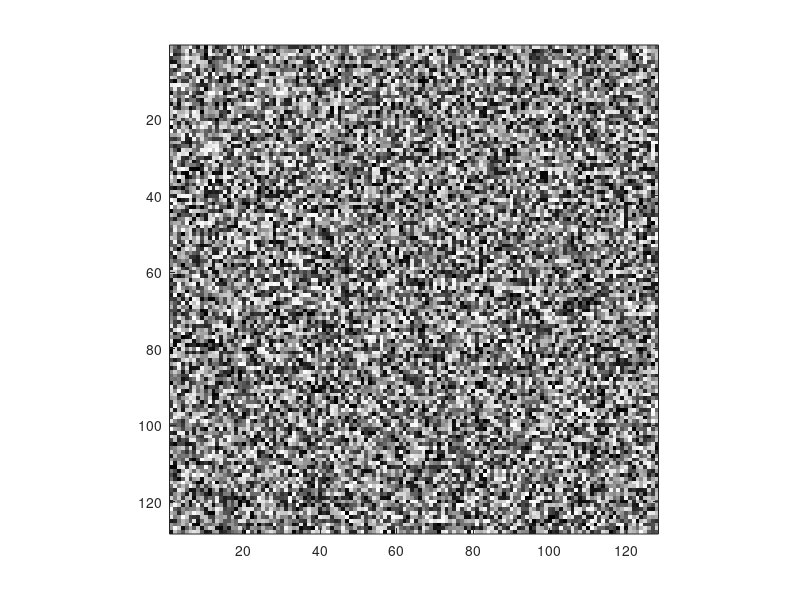
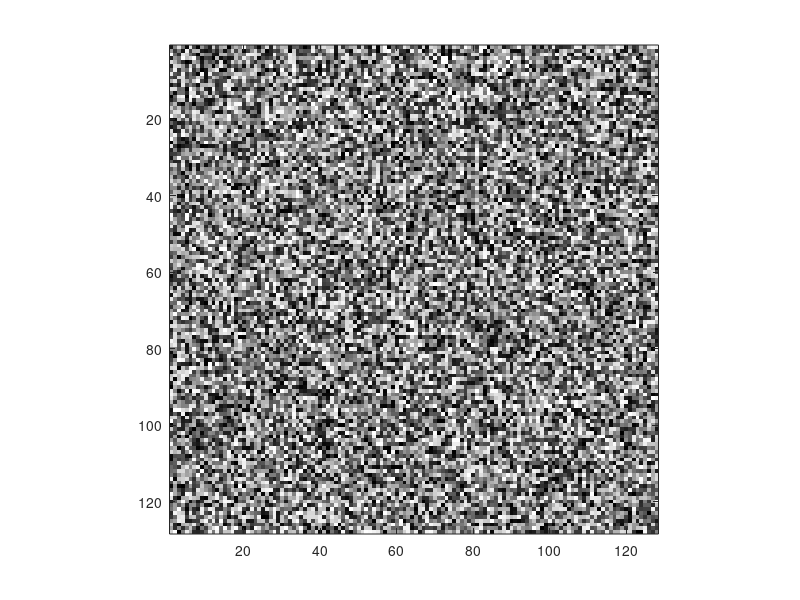
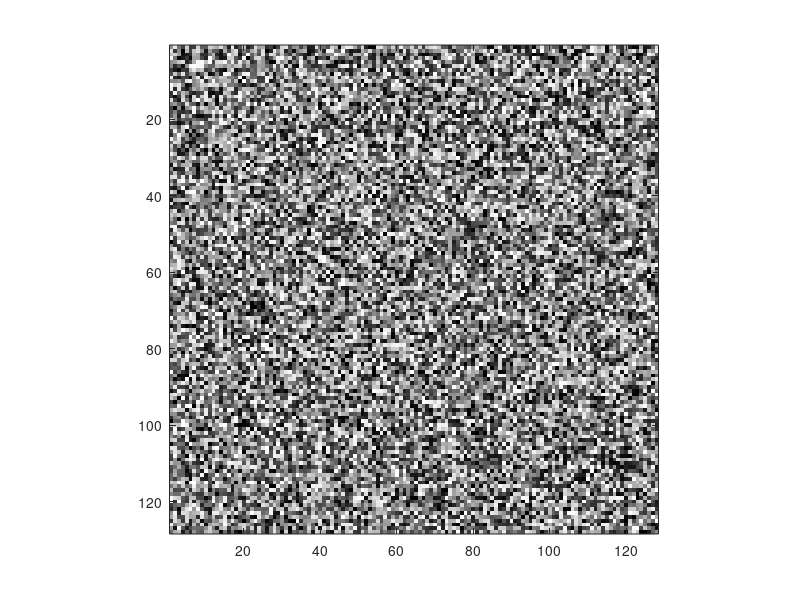
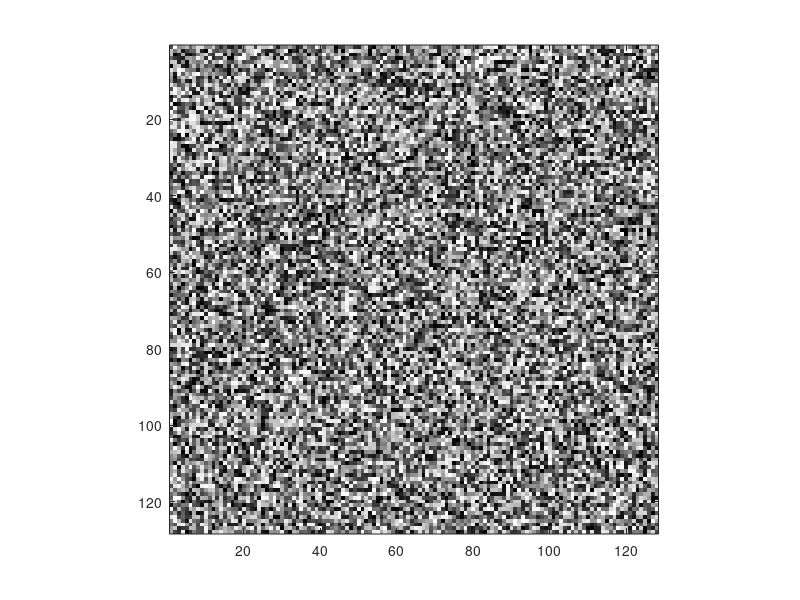

Write MATLAB code to recreate these figures, in order. (Note: this script raises an error after producing the figures.)
clear all; close all;
%!!!!!!!!!!!!!!!!!!!!!!!!!!!!!!!!!!!!!!!!!!!!!!!!!!!!!!!!!!!!!!!!!!!!!!!!!
%Part A: Synthesis
%!!!!!!!!!!!!!!!!!!!!!!!!!!!!!!!!!!!!!!!!!!!!!!!!!!!!!!!!!!!!!!!!!!!!!!!!!

%A.1 Generating Gaussian Noise from Uniform Noise
Nx = 128;
My = 128;
N = Nx * My;
M = 50;

%randomSeeds = randi(500,1,6);
randomseeds = [27,89,193,460,495,239];

img = {};
U = {};

%A.1.1
for i = 1:6
    currrng = rng(randomseeds(i))
    img{i} = rand(Nx, My);
    figure(i);
    imagesc(img{i});
    colormap gray
    axis image;
    U{i} = reshape(img{i}, [N,1]);
end

figure(30);
h = [];
title("U Distributions");
hold on;
h(1) = histogram(reshape(U{1}, [N, 1]), 10, 'DisplayName','u1');
h(2) = histogram(reshape(U{2}, [N, 1]), 10, 'DisplayName','u2');
h(3) = histogram(reshape(U{3}, [N, 1]), 10, 'DisplayName','u3');
h(4) = histogram(reshape(U{4}, [N, 1]), 10, 'DisplayName','u4');
h(5) = histogram(reshape(U{5}, [N, 1]), 10, 'DisplayName','u5');
hold off;
legend(h);

%A.1.2
%SEE ATTACHED DOCUMENT SECTION 2.1

%A.1.3
g = {};
for i = 1:6
    g{i} = zeros([N, 1]);
    for n = 0:(N/2-1)
        g{i}(2*n+1) = sqrt(-2*log(U{i}(2*n+1)))*cos(2*pi*U{i}(2*n+2));
        g{i}(2*n+2) = sqrt(-2*log(U{i}(2*n+1)))*sin(2*pi*U{i}(2*n+2));
    end
    stats = [mean(g{i}) std(g{i}) var(g{i})]
end

figure(31);
h = [];
title("g Distributions");
hold on;
h(1) = histogram(reshape(g{1}, [N, 1]), 10, 'DisplayName','g1');
h(2) = histogram(reshape(g{2}, [N, 1]), 10, 'DisplayName','g2');
h(3) = histogram(reshape(g{3}, [N, 1]), 10, 'DisplayName','g3');
h(4) = histogram(reshape(g{4}, [N, 1]), 10, 'DisplayName','g4');
h(5) = histogram(reshape(g{5}, [N, 1]), 10, 'DisplayName','g5');
hold off;
legend(h);

%A.1.4
s = {};
for i = 1:5
    s{i} = zeros([N, 1]);
    for n = 1:i+1
        s{i} = s{i} + U{n}
    end

    s{i} = reshape(s{i}, [Nx,My]);
%     figure(i);
%     imagesc(s{i});
%     colormap gray
%     axis image;
end

%A.2 Generating Control Noise from Deterministic Data
%A.2.1
targetSelectionBmp = double(imread('Target/target0.bmp'));
Ar=targetSelectionBmp(:,:,1);
Ag=targetSelectionBmp(:,:,2);
Ab=targetSelectionBmp(:,:,3);
targetSelection=(Ar+Ag+Ab)/3;
clutterSelectionBmp = double(imread('Clutter/Clutter0.bmp'));
Ar=clutterSelectionBmp(:,:,1);
Ag=clutterSelectionBmp(:,:,2);
Ab=clutterSelectionBmp(:,:,3);
clutterSelection=(Ar+Ag+Ab)/3;

Ht = abs(fft2(targetSelection));
Hc = abs(fft2(clutterSelection));

figure(1);
imagesc(abs(ifftshift(Ht)));
title('Shifted fft of Target Image');
colormap gray
axis image;

figure(2);
imagesc(abs(ifftshift(Hc)));
title('Shifted fft of Clutter Image');
colormap gray
axis image;


%A.2.2
At = 0 + (2*pi-0).*rand(N,1);
Ac = 0 + (2*pi-0).*rand(N,1);

Ht = reshape(Ht, [N,1]);
Hc = reshape(Hc, [N,1]);

for i = 1:N
    At(i) = Ht(i)*exp(j*At(i));
    Ac(i) = Hc(i)*exp(j*Ac(i));
end

At = reshape(At, [Nx,My]);
Ac = reshape(Ac, [Nx,My]);
Ht = reshape(Ht, [Nx,My]);
Hc = reshape(Hc, [Nx,My]);

%apply symmetry rules
for n = 1:My
    for m = 1:Nx
        if (m == 1 && n > My/2)
            n1 = 2+My-n;            
            At(m,n) = real(At(m,n1))-1i*imag(At(m,n1));
            Ac(m,n) = real(Ac(m,n1))-1i*imag(Ac(m,n1));
        end
        if (n == 1 && m > Nx/2)
            m1 = 2+Nx-m;
            At(m,n) = real(At(m1,n))-1i*imag(At(m1,n));
            Ac(m,n) = real(Ac(m1,n))-1i*imag(Ac(m1,n));
        end
    end
end

imageTarget2 = ifft2(At, 'symmetric');
imageClutter2 = ifft2(Ac, 'symmetric');

figure(3);
imagesc(imageTarget2);
title('Uniform Control Noise From Target Image');
colormap gray
axis image;

figure(4);
imagesc(imageClutter2);
title('Uniform Control Noise From Clutter Image');
colormap gray
axis image;


%A.2.3
gt = normrnd(0, 1, [N,1]);
stats = [mean(gt) std(gt) var(gt)]
gc = normrnd(0, 1, [N,1]);
stats = [mean(gc) std(gc) var(gc)]
gt = reshape(gt, [Nx,My]);
gc = reshape(gc, [Nx,My]);

Gt = fft2(gt).*Ht;
Gc = fft2(gc).*Hc;

%apply symmetry rules
for n = 1:My
    for m = 1:Nx
        if (m == 1 && n > My/2)
            n1 = 2+My-n;            
            Gt(m,n) = real(Gt(m,n1))-1i*imag(Gt(m,n1));
            Gc(m,n) = real(Gc(m,n1))-1i*imag(Gc(m,n1));
        end
        if (n == 1 && m > Nx/2)
            m1 = 2+Nx-m;
            Gt(m,n) = real(Gt(m1,n))-1i*imag(Gt(m1,n));
            Gc(m,n) = real(Gc(m1,n))-1i*imag(Gc(m1,n));
        end
    end
end

imageTarget3 = ifft2(Gt, 'symmetric');
imageClutter3 = ifft2(Gc, 'symmetric');

figure(5);
imagesc(imageTarget3);
title('Normal Control Noise From Target Image');
colormap gray
axis image;

figure(6);
imagesc(imageClutter3);
title('Normal Control Noise From Clutter Image');
colormap gray
axis image;

%A.2.4
imageTarget2PSD = log10(abs(fftshift(fft2(double(255*mat2gray(imageTarget2))))).^2);
imageClutter2PSD = log10(abs(fftshift(fft2(double(255*mat2gray(imageClutter2))))).^2);
imageTarget3PSD = log10(abs(fftshift(fft2(double(255*mat2gray(imageTarget3))))).^2);
imageClutter3PSD = log10(abs(fftshift(fft2(double(255*mat2gray(imageClutter3))))).^2);
HtPSD = log10(abs(fftshift(fft2(double(255*mat2gray(targetSelection))))).^2);
HcPSD = log10(abs(fftshift(fft2(double(255*mat2gray(clutterSelection))))).^2);

imageTarget2AutoCorr = normxcorr2(double(255*mat2gray(imageTarget2)), double(255*mat2gray(imageTarget2)));
imageClutter2AutoCorr = normxcorr2(double(255*mat2gray(imageClutter2)), double(255*mat2gray(imageClutter2)));
imageTarget3AutoCorr = normxcorr2(double(255*mat2gray(imageTarget3)), double(255*mat2gray(imageTarget3)));
imageClutter3AutoCorr = normxcorr2(double(255*mat2gray(imageClutter3)), double(255*mat2gray(imageClutter3)));
HtAutoCorr = normxcorr2(double(255*mat2gray(targetSelection)), double(255*mat2gray(targetSelection)));
HcAutoCorr = normxcorr2(double(255*mat2gray(clutterSelection)), double(255*mat2gray(clutterSelection)));


figure(7);
imagesc(imageTarget2PSD);
title('Filtered At PSD');
colormap gray
axis image;

figure(8);
imagesc(imageClutter2PSD);
title('Filtered Ac PSD');
colormap gray
axis image;

figure(9);
imagesc(imageTarget3PSD);
title('Filtered gt PSD');
colormap gray
axis image;

figure(10);
imagesc(imageClutter3PSD);
title('Filtered gc PSD');
colormap gray
axis image;

figure(17);
imagesc(HtPSD);
title('Ht PSD');
colormap gray
axis image;

figure(18);
imagesc(HcPSD);
title('Hc PSD');
colormap gray
axis image;

immse(imageTarget3PSD, imageTarget2PSD)
immse(imageClutter3PSD, imageClutter2PSD)
immse(imageTarget3PSD, HtPSD)
immse(imageClutter3PSD, HcPSD)
immse(HtPSD, imageTarget2PSD)
immse(HcPSD, imageClutter2PSD)

immse(imageTarget3AutoCorr, imageTarget2AutoCorr)
immse(imageClutter3AutoCorr, imageClutter2AutoCorr)
immse(imageTarget3AutoCorr, HtAutoCorr)
immse(imageClutter3AutoCorr, HcAutoCorr)
immse(HtAutoCorr, imageTarget2AutoCorr)
immse(HcAutoCorr, imageClutter2AutoCorr)
%SEE ATTACHED DOCUMENT 




%!!!!!!!!!!!!!!!!!!!!!!!!!!!!!!!!!!!!!!!!!!!!!!!!!!!!!!!!!!!!!!!!!!!!!!!!!
%Part B: Analysis
%!!!!!!!!!!!!!!!!!!!!!!!!!!!!!!!!!!!!!!!!!!!!!!!!!!!!!!!!!!!!!!!!!!!!!!!!!

%B.1.a
tI = {};
tI{1} = g{1} + 2;
tI{2} = g{2} + 3;
tI{3} = g{3} + 4;

cI = {};
cI{1} = g{4} + 1;
cI{2} = g{5} + 1;
cI{3} = g{6} + 1;

%B.1.b
t ={};
t{1} = 4.*g{1} + g{2} + 2.*g{3} + 28;
t{2} = 2.*g{1} + 4.*g{2} + g{3} + 10;
t{3} = 2.*g{1} + g{2} + 4.*g{3} + 21;

c = {};
c{1} = 4.*g{4} + 2.*g{5} + g{6} + 7;
c{2} = g{4} + 4.*g{5} + 2.*g{6} + 7;
c{3} = 2.*g{4} + g{5} + 4.*g{6} + 7;

%B.2

figure(11);
h = [];
title("PlotB - 1 - Gray Image Intensity");
hold on;
H = hist(double(255*mat2gray(U{1})), M);
h(1) = plot(H, 'DisplayName','u1');
H = hist(double(255*mat2gray(g{1})), M);
h(2) = plot(H, 'DisplayName','g1');
hold off;
legend(h);

figure(32);
h = [];
title("PlotB - 1 - Value Histogram");
hold on;
h(1) = histogram(U{1}, M, 'DisplayName','u1');
h(2) = histogram(g{1}, M, 'DisplayName','g1');
hold off;
legend(h);

figure(12);
h = [];
title("PlotB - 2 - Gray Image Intensity");
hold on;
H = hist(double(255*mat2gray(reshape(s{1}, [N, 1]))), M);
h(1) = plot(H, 'DisplayName','s1');
H = hist(double(255*mat2gray(reshape(s{2}, [N, 1]))), M);
h(2) = plot(H, 'DisplayName','s2');
H = hist(double(255*mat2gray(reshape(s{3}, [N, 1]))), M);
h(3) = plot(H, 'DisplayName','s3');
H = hist(double(255*mat2gray(reshape(s{4}, [N, 1]))), M);
h(4) = plot(H, 'DisplayName','s4');
H = hist(double(255*mat2gray(reshape(s{5}, [N, 1]))), M);
h(5) = plot(H, 'DisplayName','s5');
hold off;
legend(h);

figure(33);
h = [];
title("PlotB - 2 - Value Histogram");
hold on;
h(1) = histogram(s{1}, M, 'DisplayName','s1');
h(2) = histogram(s{2}, M, 'DisplayName','s2');
h(3) = histogram(s{3}, M, 'DisplayName','s3');
h(4) = histogram(s{4}, M, 'DisplayName','s4');
h(5) = histogram(s{5}, M, 'DisplayName','s5');
hold off;
legend(h);

figure(13);
h = [];
title("PlotB - 3 - Gray Image Intensity");
hold on;
H = hist(double(255*mat2gray(tI{1})), M);
h(1) = plot(H, 'DisplayName','tI1');
H = hist(double(255*mat2gray(cI{1})), M);
h(2) = plot(H, 'DisplayName','cI1');
hold off;
legend(h);

figure(25);
h = [];
title("PlotB - 3 - Value Histogram");
hold on;
h(1) =  histogram(tI{1}, M, 'DisplayName','tI1');
h(2) =  histogram(cI{1}, M, 'DisplayName','cI1');
hold off;
legend(h);

figure(14);
h = [];
title("PlotB - 4 - Gray Iamge Intensity");
hold on;
H = hist(double(255*mat2gray(tI{2})), M);
h(1) = plot(H, 'DisplayName','tI2');
H = hist(double(255*mat2gray(cI{2})), M);
h(2) = plot(H, 'DisplayName','cI2');
hold off;
legend(h);

figure(26);
h = [];
title("PlotB - 4 - Value Histogram");
hold on;
h(1) =  histogram(tI{2}, M, 'DisplayName','tI2');
h(2) =  histogram(cI{2}, M, 'DisplayName','cI2');
hold off;
legend(h);

figure(15);
h = [];
title("PlotB - 5 - Gray Iamge Intensity");
hold on;
H = hist(double(255*mat2gray(tI{3})), M);
h(1) = plot(H, 'DisplayName','tI3');
H = hist(double(255*mat2gray(cI{3})), M);
h(2) = plot(H, 'DisplayName','cI3');
hold off;
legend(h);

figure(27);
h = [];
title("PlotB - 5 - Value Histogram");
hold on;
h(1) =  histogram(tI{3}, M, 'DisplayName','tI3');
h(2) =  histogram(cI{3}, M, 'DisplayName','cI3');
hold off;
legend(h);

%B.3
Kt = zeros(3,3);
for i = 1:3
    for j = 1:3
        mu_n(1:N,1) = mean(t{j});
        mu_m(1:N,1) = mean(t{i});
        Kt(i,j) = (1/(N-1))*(t{i}-mu_m)'*(t{j}-mu_n);
    end
end

Kc = zeros(3,3);
for i = 1:3
    for j = 1:3
        mu_n(1:N,1) = mean(c{j});
        mu_m(1:N,1) = mean(c{i});
        Kc(i,j) = (1/(N-1))*(c{i}-mu_m)'*(c{j}-mu_n);
    end
end

KtI = zeros(3,3);
for i = 1:3
    for j = 1:3
        mu_n(1:N,1) = mean(tI{j});
        mu_m(1:N,1) = mean(tI{i});
        KtI(i,j) = (1/(N-1))*(tI{i}-mu_m)'*(tI{j}-mu_n);
    end
end

KcI = zeros(3,3);
for i = 1:3
    for j = 1:3
        mu_n(1:N,1) = mean(cI{j});
        mu_m(1:N,1) = mean(cI{i});
        KcI(i,j) = (1/(N-1))*(cI{i}-mu_m)'*(cI{j}-mu_n);
    end
end


%B.4
mu_t = zeros(3,1);
mu_t(1) = mean(tI{1});
mu_t(2) = mean(tI{2});
mu_t(3) = mean(tI{3});

mu_c = zeros(3,1);
mu_c(1) = mean(cI{1});
mu_c(2) = mean(cI{2});
mu_c(3) = mean(cI{3});


%B.5

tempTargCopy = targetSelection(:);
%flush out zeros so we can get a good look at the rest of the
%image that is not zeros.
nonzeroIndices = tempTargCopy > 0;
tempTargCopy = tempTargCopy(nonzeroIndices);

tempNoiseCopy = imageTarget3(:);
%normalize to grayscale
tempNoiseCopy = double(255*mat2gray(tempNoiseCopy));
%flush out zeros so we can get a good look at the rest of the
%image that is not zeros.
nonzeroIndices = tempNoiseCopy > 0;
tempNoiseCopy = tempNoiseCopy(nonzeroIndices);

%plot the two on the same figure
figure(16);
h = [];
hold on;
%tempH1 = hist(tempTargCopy, M);
tempH1 = histogram(tempTargCopy, M, 'Normalization','probability', 'DisplayName','target0 Intensity');
%tempH2 = hist(tempNoiseCopy, M);
tempH2 = histogram(tempNoiseCopy, M, 'Normalization','probability', 'DisplayName','control noise Intensity');
h(1) = tempH1;
h(2) = tempH2;
%h(1) = plot(tempH1, 'DisplayName','target0 Intensity');
%h(2) = plot(tempH2, 'DisplayName','control noise Intensity');
title("Target and Control Noise Intensity Histograms");
hold off;
legend(h);

%SEE ATTACHED DOCUMENT 




%!!!!!!!!!!!!!!!!!!!!!!!!!!!!!!!!!!!!!!!!!!!!!!!!!!!!!!!!!!!!!!!!!!!!!!!!!
%Part C: Detection and Discrimination
%!!!!!!!!!!!!!!!!!!!!!!!!!!!!!!!!!!!!!!!!!!!!!!!!!!!!!!!!!!!!!!!!!!!!!!!!!

%C.1
%find Ji for tIi and cIi
JI = {};
for i = 1:3
    sig_t_squared = 0;
    sig_c_squared = 0;
    
    for j = 1:N
        sig_t_squared = sig_t_squared + (tI{i}(j) - mu_t(i))^2;
        sig_c_squared = sig_c_squared + (cI{i}(j) - mu_c(i))^2;
    end
    sig_t_squared = sig_t_squared*(1/(N-1));
    sig_c_squared = sig_c_squared*(1/(N-1));
    
    JI{i} = (mu_t(i) - mu_c(i))^2/(sig_t_squared + sig_c_squared);
end

%find Ji for ti and ci
mu_t_notI = zeros(3,1);
mu_t_notI(1) = mean(t{1});
mu_t_notI(2) = mean(t{2});
mu_t_notI(3) = mean(t{3});

mu_c_notI = zeros(3,1);
mu_c_notI(1) = mean(c{1});
mu_c_notI(2) = mean(c{2});
mu_c_notI(3) = mean(c{3});
J = {};
for i = 1:3
    sig_t_squared = 0;
    sig_c_squared = 0;
    
    for j = 1:N
        sig_t_squared = sig_t_squared + (t{i}(j) - mu_t_notI(i))^2;
        sig_c_squared = sig_c_squared + (c{i}(j) - mu_c_notI(i))^2;
    end
    sig_t_squared = sig_t_squared*(1/(N-1));
    sig_c_squared = sig_c_squared*(1/(N-1));
    
    J{i} = (mu_t_notI(i) - mu_c_notI(i))^2/(sig_t_squared + sig_c_squared);
end

%C.2
%C.2.a
%forming MLR test with tI{3} and cI{3} as they correspond to the largest J
%value
K_avg = (KtI(3,3)+KcI(3,3))./2;
mu_t_sample = mu_t(3);
mu_c_sample = mu_c(3);
eta = 0.5*(mu_t_sample'*inv(K_avg)*mu_t_sample - mu_c_sample'*inv(K_avg)*mu_c_sample);
I_one_rvs_target_response = [];
I_one_rvs_clutter_response = [];
I_one_rvs_prob_false_alarm = 0;
I_one_rvs_prob_miss = 0;
for i = 1:N
    currTargetCalc = tI{3}(i)'*(inv(K_avg)*(mu_t_sample - mu_c_sample));
    currClutterCalc = cI{3}(i)'*(inv(K_avg)*(mu_t_sample - mu_c_sample));
    I_one_rvs_target_response = horzcat(I_one_rvs_target_response, currTargetCalc);
    I_one_rvs_clutter_response = horzcat(I_one_rvs_clutter_response, currClutterCalc);
    
    if currTargetCalc < eta
        I_one_rvs_prob_miss = I_one_rvs_prob_miss + 1;
    end
    if currClutterCalc > eta
        I_one_rvs_prob_false_alarm = I_one_rvs_prob_false_alarm + 1;
    end
end
I_one_rvs_prob_false_alarm = I_one_rvs_prob_false_alarm / N;
I_one_rvs_prob_miss = I_one_rvs_prob_miss / N;
I_one_rvs_prob_error = I_one_rvs_prob_false_alarm + I_one_rvs_prob_miss;
I_one_rvs_decision_boundary(1,1:N) = eta;

%"dumb" minimization loop to look for MPE(an improvised minimum walking algorithm)
test_eta = [eta];
Prob_errors = [I_one_rvs_prob_error];
for i = 1:5
    degree = 10^-i;
    
    %carry over old candidates
    new_test_eta = test_eta;
    new_Prob_errors = Prob_errors;
    
    for k = 1:length(test_eta)
        currEta = test_eta(k);
        % test back walk
        for j = 1:10
            check_eta = currEta-j*degree;
            new_test_eta = horzcat(new_test_eta, check_eta);

            test_back = (sum(I_one_rvs_target_response < check_eta)+sum(I_one_rvs_clutter_response > check_eta))/N;
            new_Prob_errors = horzcat(new_Prob_errors, test_back);
        end

        %test forward walk
        for j = 1:10
            check_eta = currEta+j*degree;
            new_test_eta = horzcat(new_test_eta, check_eta);
            test_forward = (sum(I_one_rvs_target_response < check_eta)+sum(I_one_rvs_clutter_response > check_eta))/N; 
            new_Prob_errors = horzcat(new_Prob_errors, test_forward);
        end

        %take our 10 best candidates
        [Prob_errors, errorSort] = sort(new_Prob_errors);
        test_eta = new_test_eta(errorSort);
        if (length(test_eta) > 10)
           Prob_errors = Prob_errors(1:10);
           test_eta = test_eta(1:10);
        end
    end
end
I_one_rvs_min_prob_error = Prob_errors(1);
I_one_rvs_decision_boundary_MPE(1,1:N) = test_eta(1);
sprintf("Probabiliy hunting for one independent r.v.s. found a MPE of %f at a boundary of %f compared to the orginal guess eta of %f's PE of %f",I_one_rvs_min_prob_error, test_eta(1), eta, I_one_rvs_prob_error)



%forming MLR test with tI{2}, tI{3}, cI{2}, and cI{3} as they correspond to the two largest J
%values
K_avg = (KtI(2:3,2:3)+KcI(2:3,2:3))./2;
mu_t_sample = mu_t(2:3);
mu_c_sample = mu_c(2:3);
eta = 0.5*(mu_t_sample'*inv(K_avg)*mu_t_sample - mu_c_sample'*inv(K_avg)*mu_c_sample);
I_two_rvs_target_response = [];
I_two_rvs_clutter_response = [];
t_sample = [tI{2} tI{3}]';
c_sample = [cI{2} cI{3}]';
I_two_rvs_prob_false_alarm = 0;
I_two_rvs_prob_miss = 0;
for i = 1:N
    currTargetCalc =  t_sample(:,i)'*(inv(K_avg)*(mu_t_sample - mu_c_sample));
    currClutterCalc = c_sample(:,i)'*(inv(K_avg)*(mu_t_sample - mu_c_sample));
    I_two_rvs_target_response = horzcat(I_two_rvs_target_response, currTargetCalc);
    I_two_rvs_clutter_response = horzcat(I_two_rvs_clutter_response, currClutterCalc);

    if currTargetCalc < eta
        I_two_rvs_prob_miss = I_two_rvs_prob_miss + 1;
    end
    if currClutterCalc > eta
        I_two_rvs_prob_false_alarm = I_two_rvs_prob_false_alarm + 1;
    end
end
I_two_rvs_prob_false_alarm = I_two_rvs_prob_false_alarm / N;
I_two_rvs_prob_miss = I_two_rvs_prob_miss / N;
I_two_rvs_prob_error = I_two_rvs_prob_false_alarm + I_two_rvs_prob_miss;
I_two_rvs_decision_boundary(1,1:N) = eta;

%"dumb" minimization loop to look for MPE(an improvised minimum walking algorithm)
test_eta = [eta];
Prob_errors = [I_two_rvs_prob_error];
for i = 1:5
    degree = 10^-i;
    
    %carry over old candidates
    new_test_eta = test_eta;
    new_Prob_errors = Prob_errors;
    
    for k = 1:length(test_eta)
        currEta = test_eta(k);
        % test back walk
        for j = 1:10
            check_eta = currEta-j*degree;
            new_test_eta = horzcat(new_test_eta, check_eta);

            test_back = (sum(I_two_rvs_target_response < check_eta)+sum(I_two_rvs_clutter_response > check_eta))/N;
            new_Prob_errors = horzcat(new_Prob_errors, test_back);
        end

        %test forward walk
        for j = 1:10
            check_eta = currEta+j*degree;
            new_test_eta = horzcat(new_test_eta, check_eta);
            test_forward = (sum(I_two_rvs_target_response < check_eta)+sum(I_two_rvs_clutter_response > check_eta))/N; 
            new_Prob_errors = horzcat(new_Prob_errors, test_forward);
        end

        %take our 10 best candidates
        [Prob_errors, errorSort] = sort(new_Prob_errors);
        test_eta = new_test_eta(errorSort);
        if (length(test_eta) > 10)
           Prob_errors = Prob_errors(1:10);
           test_eta = test_eta(1:10);
        end
    end
end
I_two_rvs_min_prob_error = Prob_errors(1);
I_two_rvs_decision_boundary_MPE(1,1:N) = test_eta(1);
sprintf("Probabiliy hunting for two independent r.v.s. found a MPE of %f at a boundary of %f compared to the orginal guess eta of %f's PE of %f",I_two_rvs_min_prob_error, test_eta(1), eta, I_two_rvs_prob_error)


%forming MLR test with tI and cI
K_avg = (KtI+KcI)./2;
mu_t_sample = mu_t(1:3);
mu_c_sample = mu_c(1:3);
eta = 0.5*(mu_t_sample'*inv(K_avg)*mu_t_sample - mu_c_sample'*inv(K_avg)*mu_c_sample);
I_three_rvs_target_response = [];
I_three_rvs_clutter_response = [];
t_sample = [tI{1} tI{2} tI{3}]';
c_sample = [cI{1} cI{2} cI{3}]';
I_three_rvs_prob_false_alarm = 0;
I_three_rvs_prob_miss = 0;
for i = 1:N
    currTargetCalc =  t_sample(:,i)'*(inv(K_avg)*(mu_t_sample - mu_c_sample));
    currClutterCalc = c_sample(:,i)'*(inv(K_avg)*(mu_t_sample - mu_c_sample));
    I_three_rvs_target_response = horzcat(I_three_rvs_target_response, currTargetCalc);
    I_three_rvs_clutter_response = horzcat(I_three_rvs_clutter_response,currClutterCalc);
    
    if currTargetCalc < eta
        I_three_rvs_prob_miss = I_three_rvs_prob_miss + 1;
    end
    if currClutterCalc > eta
        I_three_rvs_prob_false_alarm = I_three_rvs_prob_false_alarm + 1;
    end
end
I_three_rvs_prob_false_alarm = I_three_rvs_prob_false_alarm / N;
I_three_rvs_prob_miss = I_three_rvs_prob_miss / N;
I_three_rvs_prob_error = I_three_rvs_prob_false_alarm + I_three_rvs_prob_miss;
I_three_rvs_decision_boundary(1,1:N) = eta;

%"dumb" minimization loop to look for MPE(an improvised minimum walking algorithm)
test_eta = [eta];
Prob_errors = [I_three_rvs_prob_error];
for i = 1:5
    degree = 10^-i;
    
    %carry over old candidates
    new_test_eta = test_eta;
    new_Prob_errors = Prob_errors;
    
    for k = 1:length(test_eta)
        currEta = test_eta(k);
        % test back walk
        for j = 1:10
            check_eta = currEta-j*degree;
            new_test_eta = horzcat(new_test_eta, check_eta);

            test_back = (sum(I_three_rvs_target_response < check_eta)+sum(I_three_rvs_clutter_response > check_eta))/N;
            new_Prob_errors = horzcat(new_Prob_errors, test_back);
        end

        %test forward walk
        for j = 1:10
            check_eta = currEta+j*degree;
            new_test_eta = horzcat(new_test_eta, check_eta);
            test_forward = (sum(I_three_rvs_target_response < check_eta)+sum(I_three_rvs_clutter_response > check_eta))/N; 
            new_Prob_errors = horzcat(new_Prob_errors, test_forward);
        end

        %take our 10 best candidates
        [Prob_errors, errorSort] = sort(new_Prob_errors);
        test_eta = new_test_eta(errorSort);
        if (length(test_eta) > 10)
           Prob_errors = Prob_errors(1:10);
           test_eta = test_eta(1:10);
        end
    end
end
I_three_rvs_min_prob_error = Prob_errors(1);
I_three_rvs_decision_boundary_MPE(1,1:N) = test_eta(1);
sprintf("Probabiliy hunting for three independent r.v.s. found a MPE of %f at a boundary of %f compared to the orginal guess eta of %f's PE of %f",I_three_rvs_min_prob_error, test_eta(1), eta, I_three_rvs_prob_error)


figure(19);
h = [];
h(1) = plot(I_one_rvs_target_response, 'DisplayName', 'target reponse');
hold on
h(2) = plot(I_one_rvs_clutter_response, 'DisplayName', 'clutter reponse');
h(3) = plot(I_one_rvs_decision_boundary, 'DisplayName', 'Original Guess Decision Boundary');
h(4) = plot(I_one_rvs_decision_boundary_MPE, 'DisplayName', 'MPE Decision Boundary');
hold off;
title('i.i.d - one r.v MLR discriminator Clutter and Target Responses (using tI and cI)');
axis([0 inf -10 35]);
legend(h);

figure(20);
h = [];
h(1) = plot(I_two_rvs_target_response, 'DisplayName', 'target reponse');
hold on
h(2) = plot(I_two_rvs_clutter_response, 'DisplayName', 'clutter reponse');
h(3) = plot(I_two_rvs_decision_boundary, 'DisplayName', 'Original Guess Decision Boundary');
h(4) = plot(I_two_rvs_decision_boundary_MPE, 'DisplayName', 'MPE Decision Boundary');
hold off;
title('i.i.d - two r.v.s MLR discriminator Clutter and Target Responses (using tI and cI)');
axis([0 inf -10 35]);
legend(h);

figure(21);
h = [];
h(1) = plot(I_three_rvs_target_response, 'DisplayName', 'target reponse');
hold on
h(2) = plot(I_three_rvs_clutter_response, 'DisplayName', 'clutter reponse');
h(3) = plot(I_three_rvs_decision_boundary, 'DisplayName', 'Original Guess Decision Boundary');
h(4) = plot(I_three_rvs_decision_boundary_MPE, 'DisplayName', 'MPE Decision Boundary');
hold off;
title('i.i.d - three r.v.s MLR discriminator Clutter and Target Responses (using tI and cI)');
axis([0 inf -10 35]);
legend(h);


figure(28);
h = [];
h(1) = bar([1 2 3],[I_one_rvs_min_prob_error I_two_rvs_min_prob_error I_three_rvs_min_prob_error], 'DisplayName', 'MPE');
hold on;
h(2) = bar([1 2 3],[I_one_rvs_prob_error I_two_rvs_prob_error I_three_rvs_prob_error], 'DisplayName', 'PE''s under original guess eta', 'FaceColor', 'none', 'EdgeColor', 'red');
hold off;
title('MPE for using 1, 2, and 3 r.v.s for the i.i.d data');
legend(h);
axis([0 inf 0 0.15]);

%C.2.b
%forming MLR test with t{1} and c{1} as they correspond to the largest J
%value
Kc_sample = Kc(1,1);
Kt_sample = Kt(1,1);
mu_t_sample = mu_t_notI(1);
mu_c_sample = mu_c_notI(1);
eta = 0;
one_rvs_target_response = [];
one_rvs_clutter_response = [];
one_rvs_prob_false_alarm = 0;
one_rvs_prob_miss = 0;
for i = 1:N
    currTargetCalc = log(sqrt(det(Kc_sample))) - log(sqrt(det(Kt_sample))) - 0.5*((t{1}(i) - mu_t_sample)'*inv(Kt_sample)*(t{1}(i) - mu_t_sample)) + 0.5*((t{1}(i) - mu_c_sample)'*inv(Kc_sample)*(t{1}(i) - mu_c_sample));
    currClutterCalc = log(sqrt(det(Kc_sample))) - log(sqrt(det(Kt_sample))) - 0.5*((c{1}(i) - mu_t_sample)'*inv(Kt_sample)*(c{1}(i) - mu_t_sample)) + 0.5*((c{1}(i) - mu_c_sample)'*inv(Kc_sample)*(c{1}(i) - mu_c_sample));
    one_rvs_target_response = horzcat(one_rvs_target_response, currTargetCalc);
    one_rvs_clutter_response = horzcat(one_rvs_clutter_response, currClutterCalc);
    
    if currTargetCalc < eta
        one_rvs_prob_miss = one_rvs_prob_miss + 1;
    end
    if currClutterCalc > eta
        one_rvs_prob_false_alarm = one_rvs_prob_false_alarm + 1;
    end
end
one_rvs_prob_false_alarm = one_rvs_prob_false_alarm / N;
one_rvs_prob_miss = one_rvs_prob_miss / N;
one_rvs_prob_error = one_rvs_prob_false_alarm + one_rvs_prob_miss;
one_rvs_decision_boundary(1,1:N) = eta;

%"dumb" minimization loop to look for MPE(an improvised minimum walking algorithm)
test_eta = [eta];
Prob_errors = [one_rvs_prob_error];
for i = 1:5
    degree = 10^-i;
    
    %carry over old candidates
    new_test_eta = test_eta;
    new_Prob_errors = Prob_errors;
    
    for k = 1:length(test_eta)
        currEta = test_eta(k);
        % test back walk
        for j = 1:10
            check_eta = currEta-j*degree;
            new_test_eta = horzcat(new_test_eta, check_eta);

            test_back = (sum(one_rvs_target_response < check_eta)+sum(one_rvs_clutter_response > check_eta))/N;
            new_Prob_errors = horzcat(new_Prob_errors, test_back);
        end

        %test forward walk
        for j = 1:10
            check_eta = currEta+j*degree;
            new_test_eta = horzcat(new_test_eta, check_eta);
            test_forward = (sum(one_rvs_target_response < check_eta)+sum(one_rvs_clutter_response > check_eta))/N; 
            new_Prob_errors = horzcat(new_Prob_errors, test_forward);
        end

        %take our 10 best candidates
        [Prob_errors, errorSort] = sort(new_Prob_errors);
        test_eta = new_test_eta(errorSort);
        if (length(test_eta) > 10)
           Prob_errors = Prob_errors(1:10);
           test_eta = test_eta(1:10);
        end
    end
end
one_rvs_min_prob_error = Prob_errors(1);
one_rvs_decision_boundary_MPE(1,1:N) = test_eta(1);
sprintf("Probabiliy hunting for one correlated r.v.s. found a MPE of %f at a boundary of %f compared to the orginal guess eta of %f's PE of %f",one_rvs_min_prob_error, test_eta(1), eta, one_rvs_prob_error)


%forming MLR test with t{1}, t{3}, c{1}, and c{3} as they correspond to the two largest J
%values
Kc_sample = Kc([1 3],[1 3]);
Kt_sample = Kt([1 3],[1 3]);
mu_t_sample = mu_t_notI([1 3]);
mu_c_sample = mu_c_notI([1 3]);
eta = 0;
two_rvs_target_response = [];
two_rvs_clutter_response = [];
t_sample = [t{1} t{3}]';
c_sample = [c{1} c{3}]';
two_rvs_prob_false_alarm = 0;
two_rvs_prob_miss = 0;
for i = 1:N
    currTargetCalc = log(sqrt(det(Kc_sample))) - log(sqrt(det(Kt_sample))) - 0.5*((t_sample(:,i) - mu_t_sample)'*inv(Kt_sample)*(t_sample(:,i) - mu_t_sample)) + 0.5*((t_sample(:,i) - mu_c_sample)'*inv(Kc_sample)*(t_sample(:,i) - mu_c_sample));
    currClutterCalc = log(sqrt(det(Kc_sample))) - log(sqrt(det(Kt_sample))) - 0.5*((c_sample(:,i) - mu_t_sample)'*inv(Kt_sample)*(c_sample(:,i) - mu_t_sample)) + 0.5*((c_sample(:,i) - mu_c_sample)'*inv(Kc_sample)*(c_sample(:,i) - mu_c_sample));
    two_rvs_target_response = horzcat(two_rvs_target_response, currTargetCalc);
    two_rvs_clutter_response = horzcat(two_rvs_clutter_response, currClutterCalc);
    
    if currTargetCalc < eta
        two_rvs_prob_miss = two_rvs_prob_miss + 1;
    end
    if currClutterCalc > eta
        two_rvs_prob_false_alarm = two_rvs_prob_false_alarm + 1;
    end
end
two_rvs_prob_false_alarm = two_rvs_prob_false_alarm / N;
two_rvs_prob_miss = two_rvs_prob_miss / N;
two_rvs_prob_error = two_rvs_prob_false_alarm + two_rvs_prob_miss;
two_rvs_decision_boundary(1,1:N) = eta;

%"dumb" minimization loop to look for MPE(an improvised minimum walking algorithm)
test_eta = [eta];
Prob_errors = [two_rvs_prob_error];
for i = 1:5
    degree = 10^-i;
    
    %carry over old candidates
    new_test_eta = test_eta;
    new_Prob_errors = Prob_errors;
    
    for k = 1:length(test_eta)
        currEta = test_eta(k);
        % test back walk
        for j = 1:10
            check_eta = currEta-j*degree;
            new_test_eta = horzcat(new_test_eta, check_eta);

            test_back = (sum(two_rvs_target_response < check_eta)+sum(two_rvs_clutter_response > check_eta))/N;
            new_Prob_errors = horzcat(new_Prob_errors, test_back);
        end

        %test forward walk
        for j = 1:10
            check_eta = currEta+j*degree;
            new_test_eta = horzcat(new_test_eta, check_eta);
            test_forward = (sum(two_rvs_target_response < check_eta)+sum(two_rvs_clutter_response > check_eta))/N; 
            new_Prob_errors = horzcat(new_Prob_errors, test_forward);
        end

        %take our 10 best candidates
        [Prob_errors, errorSort] = sort(new_Prob_errors);
        test_eta = new_test_eta(errorSort);
        if (length(test_eta) > 10)
           Prob_errors = Prob_errors(1:10);
           test_eta = test_eta(1:10);
        end
    end
end
two_rvs_min_prob_error = Prob_errors(1);
two_rvs_decision_boundary_MPE(1,1:N) = test_eta(1);
sprintf("Probabiliy hunting for two correlated r.v.s. found a MPE of %f at a boundary of %f compared to the orginal guess eta of %f's PE of %f",two_rvs_min_prob_error, test_eta(1), eta, two_rvs_prob_error)


%forming MLR test with t and c
Kc_sample = Kc;
Kt_sample = Kt;
mu_t_sample = mu_t_notI;
mu_c_sample = mu_c_notI;
eta = 0;
three_rvs_target_response = [];
three_rvs_clutter_response = [];
t_sample = [t{1} t{2} t{3}]';
c_sample = [c{1} c{2} c{3}]';
three_rvs_prob_false_alarm = 0;
three_rvs_prob_miss = 0;
for i = 1:N
    currTargetCalc = log(sqrt(det(Kc_sample))) - log(sqrt(det(Kt_sample))) - 0.5*((t_sample(:,i) - mu_t_sample)'*inv(Kt_sample)*(t_sample(:,i) - mu_t_sample)) + 0.5*((t_sample(:,i) - mu_c_sample)'*inv(Kc_sample)*(t_sample(:,i) - mu_c_sample));
    currClutterCalc = log(sqrt(det(Kc_sample))) - log(sqrt(det(Kt_sample))) - 0.5*((c_sample(:,i) - mu_t_sample)'*inv(Kt_sample)*(c_sample(:,i) - mu_t_sample)) + 0.5*((c_sample(:,i) - mu_c_sample)'*inv(Kc_sample)*(c_sample(:,i) - mu_c_sample));
    three_rvs_target_response = horzcat(three_rvs_target_response, currTargetCalc);
    three_rvs_clutter_response = horzcat(three_rvs_clutter_response, currClutterCalc);

    if currTargetCalc < eta
        three_rvs_prob_miss = three_rvs_prob_miss + 1;
    end
    if currClutterCalc > eta
        three_rvs_prob_false_alarm = three_rvs_prob_false_alarm + 1;
    end
end
three_rvs_prob_false_alarm = three_rvs_prob_false_alarm / N;
three_rvs_prob_miss = three_rvs_prob_miss / N;
three_rvs_prob_error = three_rvs_prob_false_alarm + three_rvs_prob_miss;
three_rvs_decision_boundary(1,1:N) = eta;

%"dumb" minimization loop to look for MPE(an improvised minimum walking algorithm)
test_eta = [eta];
Prob_errors = [three_rvs_prob_error];
for i = 1:5
    degree = 10^-i;
    
    %carry over old candidates
    new_test_eta = test_eta;
    new_Prob_errors = Prob_errors;
    
    for k = 1:length(test_eta)
        currEta = test_eta(k);
        % test back walk
        for j = 1:10
            check_eta = currEta-j*degree;
            new_test_eta = horzcat(new_test_eta, check_eta);

            test_back = (sum(three_rvs_target_response < check_eta)+sum(three_rvs_clutter_response > check_eta))/N;
            new_Prob_errors = horzcat(new_Prob_errors, test_back);
        end

        %test forward walk
        for j = 1:10
            check_eta = currEta+j*degree;
            new_test_eta = horzcat(new_test_eta, check_eta);
            test_forward = (sum(three_rvs_target_response < check_eta)+sum(three_rvs_clutter_response > check_eta))/N; 
            new_Prob_errors = horzcat(new_Prob_errors, test_forward);
        end

        %take our 10 best candidates
        [Prob_errors, errorSort] = sort(new_Prob_errors);
        test_eta = new_test_eta(errorSort);
        if (length(test_eta) > 10)
           Prob_errors = Prob_errors(1:10);
           test_eta = test_eta(1:10);
        end
    end
end
three_rvs_min_prob_error = Prob_errors(1);
three_rvs_decision_boundary_MPE(1,1:N) = test_eta(1);
sprintf("Probabiliy hunting for three correlated r.v.s. found a MPE of %f at a boundary of %f compared to the orginal guess eta of %f's PE of %f",three_rvs_min_prob_error, test_eta(1),eta, three_rvs_prob_error)



figure(22);
h = [];
h(1) = plot(one_rvs_target_response, 'DisplayName', 'target reponse');
hold on
h(2) = plot(one_rvs_clutter_response, 'DisplayName', 'clutter reponse');
h(3) = plot(one_rvs_decision_boundary, 'DisplayName', 'Original Guess Decision Boundary');
h(4) = plot(one_rvs_decision_boundary_MPE, 'DisplayName', 'MPE Decision Boundary');
hold off;
title('correlated - one r.v MLR discriminator Clutter and Target Responses (using t and c)');
axis([0 inf -40 40]);
legend(h);



figure(23);
h = [];
h(1) = plot(two_rvs_target_response, 'DisplayName', 'target reponse');
hold on
h(2) = plot(two_rvs_clutter_response, 'DisplayName', 'clutter reponse');
h(3) = plot(two_rvs_decision_boundary, 'DisplayName', 'Original Guess Decision Boundary');
h(4) = plot(two_rvs_decision_boundary_MPE, 'DisplayName', 'MPE Decision Boundary');
hold off;
title('correlated - two r.v.s MLR discriminator Clutter and Target Responses (using t and c)');
axis([0 inf -40 40]);
legend(h);

figure(24);
h = [];
h(1) = plot(three_rvs_target_response, 'DisplayName', 'target reponse');
hold on
h(2) = plot(three_rvs_clutter_response, 'DisplayName', 'clutter reponse');
h(3) = plot(three_rvs_decision_boundary, 'DisplayName', 'Original Guess Decision Boundary');
h(4) = plot(three_rvs_decision_boundary_MPE, 'DisplayName', 'MPE Decision Boundary');
hold off;
title('correlated - three r.v.s MLR discriminator Clutter and Target Responses (using t and c)');
axis([0 inf -40 40]);
legend(h);

figure(29);
h = [];
h(1) = bar([1 2 3],[one_rvs_min_prob_error two_rvs_min_prob_error three_rvs_min_prob_error], 'DisplayName', 'MPE');
hold on;
h(2) = bar([1 2 3],[one_rvs_prob_error two_rvs_prob_error three_rvs_prob_error], 'DisplayName', 'PE''s under original guess eta', 'FaceColor', 'none', 'EdgeColor', 'red');
hold off;
title('MPE for using 1, 2, and 3 r.v.s for the correlated data');
legend(h);
axis([0 inf 0 0.15]);